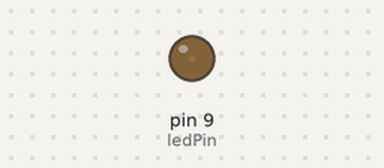
Recording of a sketch running on a simulated Arduino Uno, built with avr-gcc and run on an emulated ATmega328P. Parts: output pins drawn as LEDs (lit = HIGH).

Above: at 0.05 s.
At 1.15 s:
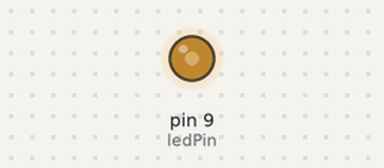
At 2.3 s:
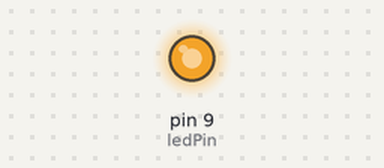
At 4.55 s:
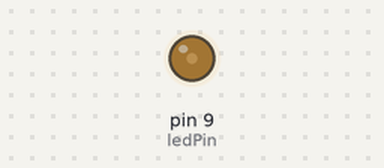
Timing chart, 0 to 6.6 s (numbered marks = the images above):
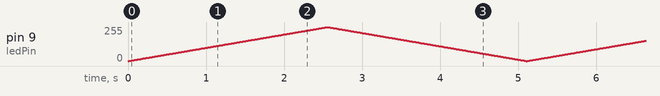

The sketch:

PWMBasic.ino
```cpp
int ledPin = 9; // LED connected to pin 9 (with PWM capabilities)
int i = 0; // We will use this to count up and down

void setup() {
 pinMode(ledPin, OUTPUT);
}

void loop() {
for (i=0; i<255; i++){// loop from 0 to 254 to fade in
  analogWrite(ledPin, i); // set the led brightness
  delay(10); // wait 10ms because analogWrite is instantaneous
}
for (i=255; i>0; i--){// loop from 0 to 254 to fade in
  analogWrite(ledPin, i); // set the led brightness
  delay(10); // wait 10ms because analogWrite is instantaneous
}
}
```
